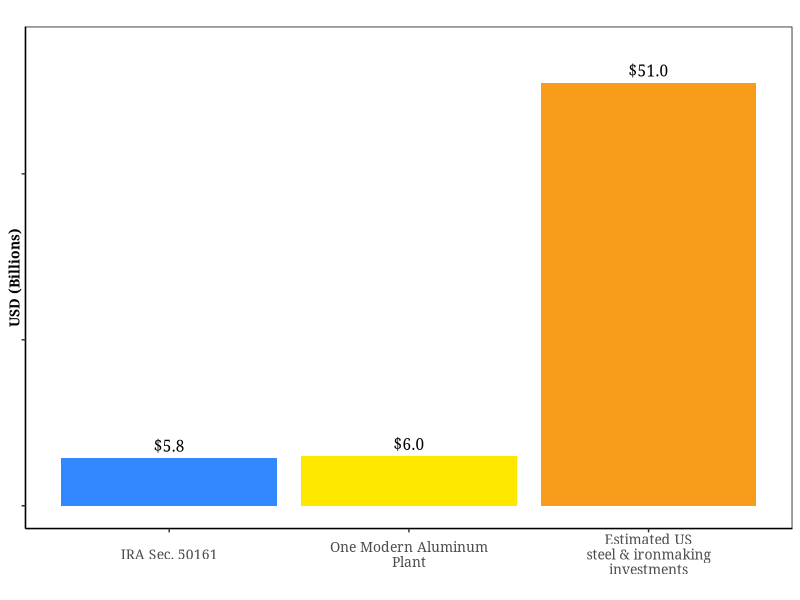
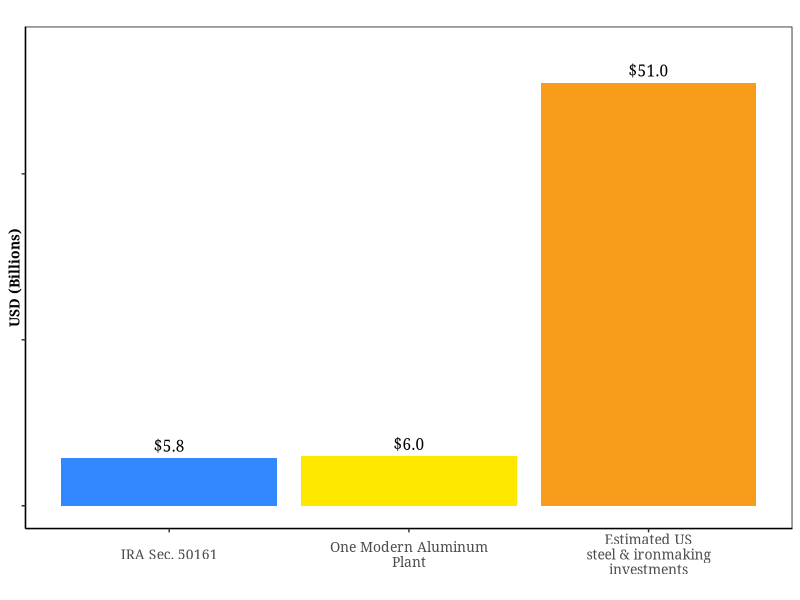

R code for these plots, in order:
library(ggplot2)
library(dplyr)
library(here)
library(stringr)
library(tidyr)
library(formattable)
library(viridisLite)


df <- data.frame ("Type"  = c("IRA Sec. 50161", "One Modern Aluminum Plant", "Estimated US steel & ironmaking investments"),
                  "Amount" = currency(c(5.8,6,51))
                
)

df$Amount <- currency(df$Amount, digits = 1L)
theme_meg <- function () { 
  theme_bw(base_family="Georgia") %+replace% 
    theme(panel.grid.major = element_blank(), panel.grid.minor = element_blank(),panel.border = element_blank(),
          panel.background = element_rect(fill='transparent'),
          plot.background = element_rect(fill='transparent', color=NA),
          axis.line = element_line(colour = "black"), axis.title.x=element_text(face = "bold", size = 12), 
          axis.title.y=element_text(face = "bold", size = 10, angle=90), plot.title=element_text(face = "bold", size = 14, hjust =.5),
          legend.position="none",
          axis.text.x=element_text(, size = 10, angle=0), axis.text.y=element_blank())
}


money <- ggplot(df, mapping=aes(y=Amount, x=reorder(Type, Amount), fill=Type))+
  geom_bar(stat="identity")+
  ylim(0,55)+
  scale_x_discrete(labels = function(x) str_wrap(x, width = 20))+
  geom_text(aes(label=Amount, family="Georgia"), vjust=-.5)+
  labs(y="USD (Billions)", x="", title="")+
  scale_fill_manual(values = c("#FA9C1b", "#3388FF", "#FFE800"))+
  
  theme_meg()
money

ggsave("money.png", money, path=here(), scale = 2, width=8, height=5, bg='transparent', units=c("cm"))
